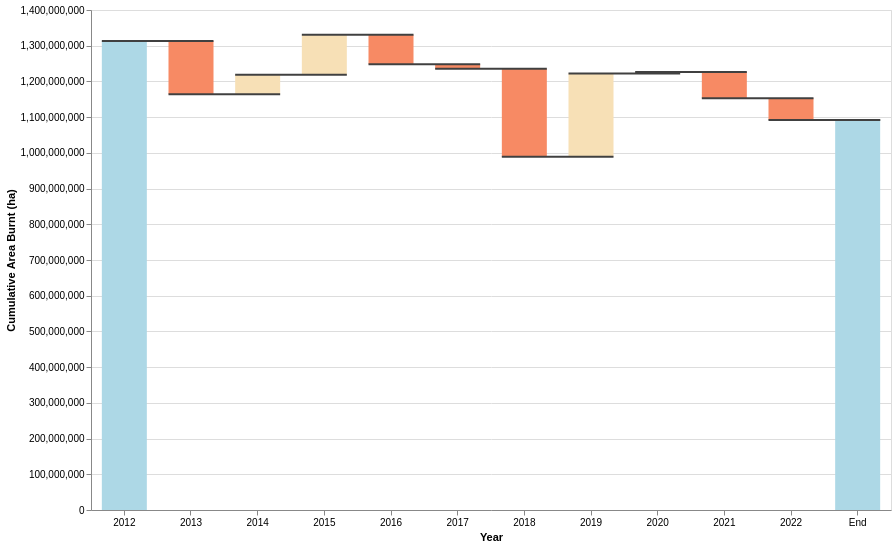

Write a Vega-Lite specification for this figure.
### Vega-Lite specification from a JSON file in a GitHub repository (floating-point values rounded to 4 significant figures)
{"$schema": "https://vega.github.io/schema/vega-lite/v5.json", "data": {"values": [{"Year": "2012", "Change": 1313012238}, {"Year": "2013", "Change": -149124953}, {"Year": "2014", "Change": 55013334}, {"Year": "2015", "Change": 111634307}, {"Year": "2016", "Change": -82104993}, {"Year": "2017", "Change": -13100298}, {"Year": "2018", "Change": -246243752}, {"Year": "2019", "Change": 233354461}, {"Year": "2020", "Change": 3801826}, {"Year": "2021", "Change": -73563141}, {"Year": "2022", "Change": -60524719}, {"Year": "End", "Change": 0}]}, "width": 800, "height": 500, "transform": [{"window": [{"op": "sum", "field": "Change", "as": "Total"}]}, {"window": [{"op": "lead", "field": "Year", "as": "nextYear"}]}, {"calculate": "datum.nextYear === null ? datum.Year : datum.nextYear", "as": "nextYear"}, {"calculate": "datum.Year === 'End' ? 0 : datum.Total - datum.Change", "as": "previous_total"}, {"calculate": "datum.Year === 'End' ? datum.Total : datum.Change", "as": "change_value"}, {"calculate": "(datum.Total + datum.previous_total) / 2", "as": "center"}], "encoding": {"x": {"field": "Year", "type": "ordinal", "sort": null, "axis": {"labelAngle": 0, "title": "Year"}}}, "layer": [{"mark": {"type": "bar", "size": 45}, "encoding": {"y": {"field": "previous_total", "type": "quantitative", "title": "Cumulative Area Burnt (ha)"}, "y2": {"field": "Total"}, "color": {"condition": [{"test": "datum.Year === '2012' || datum.Year === 'End'", "value": "lightblue"}, {"test": "datum.Total < datum.previous_total", "value": "#f78a64"}], "value": "#f7e0b6"}, "tooltip": [{"field": "Year", "title": "Year"}, {"field": "change_value", "title": "Change in Area Burnt (ha)", "format": ",d"}, {"field": "Total", "title": "Cumulative Area Burnt (ha)", "format": ",d"}]}}, {"mark": {"type": "rule", "color": "#404040", "opacity": 1, "strokeWidth": 2, "xOffset": -22.5, "x2Offset": 22.5}, "encoding": {"x2": {"field": "nextYear"}, "y": {"field": "Total", "type": "quantitative"}}}]}
